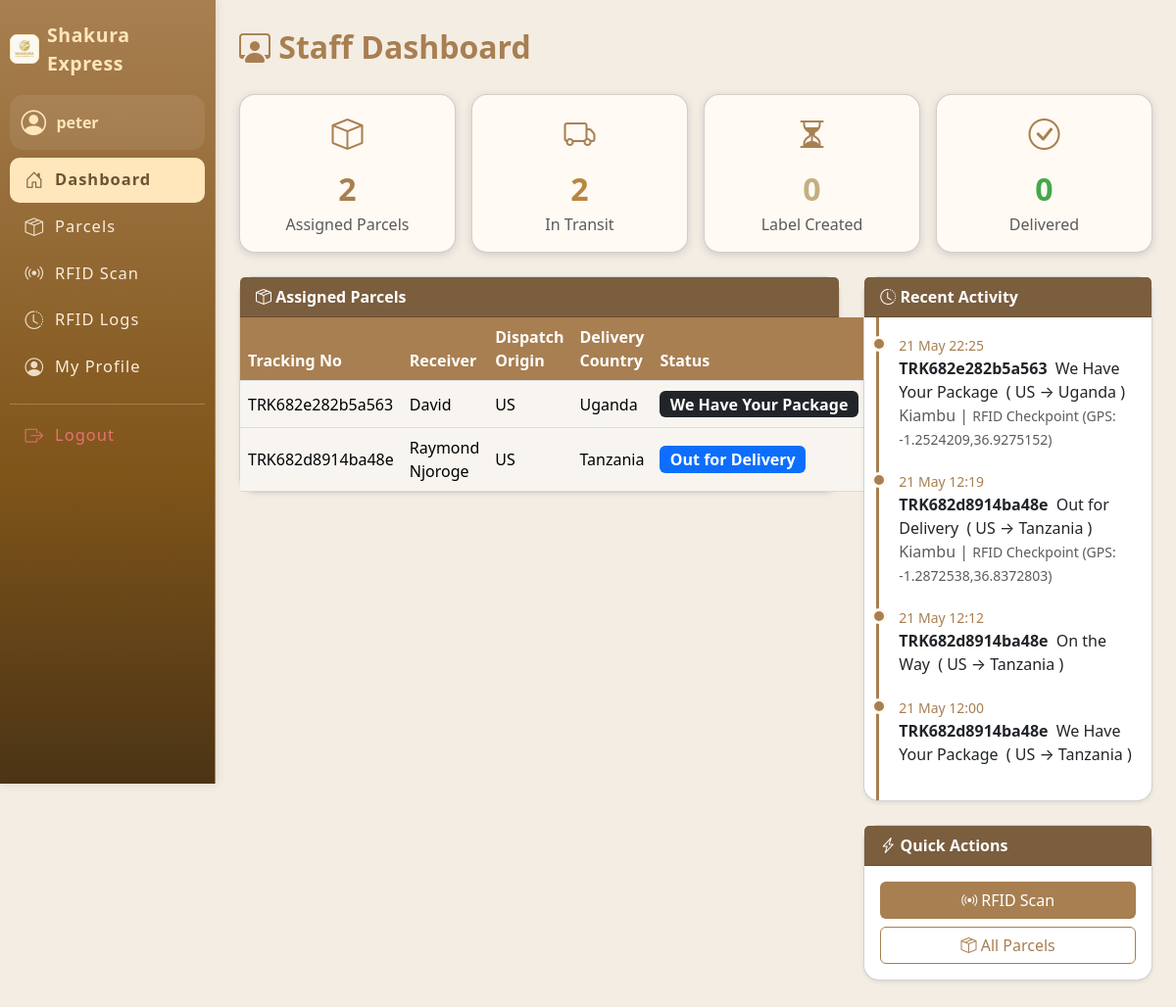
/dashboards/staff_dashboard.php (signed in), run on the app's committed database.
### tables this page shows
CREATE TABLE `users` (
  `id` int(11) NOT NULL AUTO_INCREMENT,
  `username` varchar(50) NOT NULL,
  `password` varchar(255) NOT NULL,
  `email` varchar(100) NOT NULL,
  `role` enum('admin','staff','customer') NOT NULL,
  `full_name` varchar(100) NOT NULL,
  `phone` varchar(20) DEFAULT NULL,
  `created_at` datetime DEFAULT current_timestamp(),
  `address_line1` varchar(255) DEFAULT NULL,
  `address_line2` varchar(255) DEFAULT NULL,
  `city` varchar(100) DEFAULT NULL,
  `country` varchar(100) DEFAULT NULL,
  `zip_code` varchar(20) DEFAULT NULL,
  PRIMARY KEY (`id`),
  UNIQUE KEY `username` (`username`)
);

CREATE TABLE `parcels` (
  `id` int(11) NOT NULL AUTO_INCREMENT,
  `tracking_number` varchar(30) NOT NULL,
  `sender_id` int(11) DEFAULT NULL,
  `receiver_name` varchar(100) DEFAULT NULL,
  `receiver_phone` varchar(20) DEFAULT NULL,
  `dispatch_origin` enum('US','UK','China','Dubai','Netherlands') NOT NULL,
  `delivery_country` enum('Kenya','Uganda','Tanzania') NOT NULL,
  `actual_weight` float NOT NULL,
  `length_cm` float NOT NULL,
  `width_cm` float NOT NULL,
  `height_cm` float NOT NULL,
  `volumetric_weight` float NOT NULL,
  `chargeable_weight` float NOT NULL,
  `fragile` enum('Yes','No') DEFAULT 'No',
  `price_per_kg` float NOT NULL,
  `price` decimal(10,2) NOT NULL,
  `assigned_staff` int(11) DEFAULT NULL,
  `status` enum('Label Created','We Have Your Package','On the Way','Out for Delivery','Delivered') NOT NULL DEFAULT 'Label Created',
  `created_at` datetime DEFAULT current_timestamp(),
  `delivered_at` datetime DEFAULT NULL,
  PRIMARY KEY (`id`),
  UNIQUE KEY `tracking_number` (`tracking_number`),
  KEY `sender_id` (`sender_id`),
  KEY `assigned_staff` (`assigned_staff`),
  CONSTRAINT `parcels_ibfk_1` FOREIGN KEY (`sender_id`) REFERENCES `users` (`id`) ON DELETE SET NULL,
  CONSTRAINT `parcels_ibfk_2` FOREIGN KEY (`assigned_staff`) REFERENCES `users` (`id`) ON DELETE SET NULL
);

CREATE TABLE `parcel_logs` (
  `id` int(11) NOT NULL AUTO_INCREMENT,
  `parcel_id` int(11) DEFAULT NULL,
  `status` varchar(100) DEFAULT NULL,
  `location` varchar(100) DEFAULT NULL,
  `remarks` text DEFAULT NULL,
  `gps_lat` double DEFAULT NULL,
  `gps_long` double DEFAULT NULL,
  `log_type` enum('manual','rfid','gps') DEFAULT 'manual',
  `log_time` datetime DEFAULT current_timestamp(),
  PRIMARY KEY (`id`),
  KEY `parcel_id` (`parcel_id`),
  CONSTRAINT `parcel_logs_ibfk_1` FOREIGN KEY (`parcel_id`) REFERENCES `parcels` (`id`)
);

### dashboards/staff_dashboard.php (the view, shortened to what this page needs)
<?php
include '../includes/db.php';
$user_id = $_SESSION['user_id'];
$total = $conn->query("SELECT COUNT(*) as c FROM parcels WHERE assigned_staff='$user_id'")->fetch_assoc()['c'];
$delivered = $conn->query("SELECT COUNT(*) as c FROM parcels WHERE assigned_staff='$user_id' AND status='Delivered'")->fetch_assoc()['c'];
$transit = $conn->query("SELECT COUNT(*) as c FROM parcels WHERE assigned_staff='$user_id' AND status IN('On the Way','Out for Delivery','We Have Your Package')")->fetch_assoc()['c'];
$pending = $conn->query("SELECT COUNT(*) as c FROM parcels WHERE assigned_staff='$user_id' AND status='Label Created'")->fetch_assoc()['c'];
$parcels = $conn->query("SELECT * FROM parcels WHERE assigned_staff='$user_id' ORDER BY created_at DESC LIMIT 10");
$logs = $conn->query(
    "SELECT pl.*, p.tracking_number, p.dispatch_origin, p.delivery_country FROM parcel_logs pl
     JOIN parcels p ON pl.parcel_id = p.id
     WHERE p.assigned_staff='$user_id'
     ORDER BY log_time DESC LIMIT 6"
);
?>
<!DOCTYPE html>
<html lang="en">
<head>
    <link rel="stylesheet" href="/assets/css/style.css">
    <link rel="stylesheet" href="https://cdn.jsdelivr.net/npm/bootstrap@5.3.3/dist/css/bootstrap.min.css">
    <link rel="stylesheet" href="https://cdn.jsdelivr.net/npm/bootstrap-icons@1.11.1/font/bootstrap-icons.css">
</head>
<body>
<div class="d-flex">
    <?php include '../includes/sidebar.php'; ?>
    <div class="container-fluid p-4">
        <div class="dashboard-title mb-4"><i class="bi bi-person-workspace"></i> Staff Dashboard</div>
        <div class="row mb-4 g-3">
            <div class="col-sm-6 col-lg-3">
                <div class="card card-stat text-center p-3">
                    <div class="stats-icon mb-2"><i class="bi bi-box"></i></div>
                    <div style="font-size:2em; font-weight:700; color:#a87f51;"><?= $total ?></div>
                    <div class="text-muted">Assigned Parcels</div>
                </div>
            </div>
            <div class="col-sm-6 col-lg-3">
                <div class="card card-stat text-center p-3">
                    <div class="stats-icon mb-2"><i class="bi bi-truck"></i></div>
                    <div style="font-size:2em; font-weight:700; color:#b98540;"><?= $transit ?></div>
                    <div class="text-muted">In Transit</div>
                </div>
            </div>
            <div class="col-sm-6 col-lg-3">
                <div class="card card-stat text-center p-3">
                    <div class="stats-icon mb-2"><i class="bi bi-hourglass-split"></i></div>
                    <div style="font-size:2em; font-weight:700; color:#c3b081;"><?= $pending ?></div>
                    <div class="text-muted">Label Created</div>
                </div>
            </div>
            <div class="col-sm-6 col-lg-3">
                <div class="card card-stat text-center p-3">
                    <div class="stats-icon mb-2"><i class="bi bi-check-circle"></i></div>
                    <div style="font-size:2em; font-weight:700; color:#44a84b;"><?= $delivered ?></div>
                    <div class="text-muted">Delivered</div>
                </div>
            </div>
        </div>
        <div class="row g-4">
            <div class="col-md-8">
                <div class="card shadow-sm mb-4">
                    <div class="card-header bg-brown text-white"><b><i class="bi bi-box-seam"></i> Assigned Parcels</b></div>
                    <div class="card-body p-0">
                        <table class="table table-brown mb-0 align-middle">
                            <thead>
                                <tr>
                                    <th>Tracking No</th>
                                    <th>Receiver</th>
                                    <th>Dispatch Origin</th>
                                    <th>Delivery Country</th>
                                    <th>Status</th>
                                    <th>Action</th>
                                </tr>
                            </thead>
                            <tbody>
                                <?php while($p = $parcels->fetch_assoc()): ?>
                                <tr>
                                    <td><?= htmlspecialchars($p['tracking_number']) ?></td>
                                    <td><?= htmlspecialchars($p['receiver_name']) ?></td>
                                    <td><?= htmlspecialchars($p['dispatch_origin']) ?></td>
                                    <td><?= htmlspecialchars($p['delivery_country']) ?></td>
                                    <td>
                                        <?php
                                        $badge = 'secondary';
                                        $status = $p['status'];
                                        if($status == 'Delivered') $badge = 'success';
                                        elseif($status == 'Label Created') $badge = 'warning';
                                        elseif($status == 'On the Way') $badge = 'info';
                                        elseif($status == 'Out for Delivery') $badge = 'primary';
                                        elseif($status == 'We Have Your Package') $badge = 'dark';
                                        ?>
                                        <span class="badge bg-<?= $badge ?> badge-status"><?= htmlspecialchars($status) ?></span>
                                    </td>
                                    <td>
                                        <a href="../parcels/edit_parcel.php?id=<?= $p['id'] ?>" class="btn btn-sm btn-brown">Update</a>
                                    </td>
                                </tr>
                                <?php endwhile; ?>
                            </tbody>
                        </table>
                    </div>
                </div>
            </div>
            <div class="col-md-4">
                <div class="card shadow-sm mb-4">
                    <div class="card-header bg-brown text-white"><b><i class="bi bi-clock-history"></i> Recent Activity</b></div>
                    <div class="card-body timeline">
                        <?php while($l = $logs->fetch_assoc()): ?>
                            <div class="timeline-entry">
                                <div><span class="small"><?= date('d M H:i', strtotime($l['log_time'])) ?></span></div>
                                <div>
                                    <span class="fw-bold text-brown"><?= htmlspecialchars($l['tracking_number']) ?></span>
                                    <span class="ms-1"><?= htmlspecialchars($l['status']) ?></span>
                                    <span class="ms-1">(
                                        <?= htmlspecialchars($l['dispatch_origin']) ?> → <?= htmlspecialchars($l['delivery_country']) ?>
                                    )</span>
                                </div>
                                <div class="text-muted"><?= htmlspecialchars($l['location']) ?>
                                    <?php if(!empty($l['remarks'])): ?>
                                    | <small><?= htmlspecialchars($l['remarks']) ?></small>
                                    <?php endif; ?>
                                </div>
                            </div>
                        <?php endwhile; ?>
                    </div>
                </div>
                <div class="card shadow-sm mb-4">
                    <div class="card-header bg-brown text-white"><b><i class="bi bi-lightning-charge"></i> Quick Actions</b></div>
                    <div class="card-body text-center">
                        <a href="../rfid/scan.php" class="btn btn-brown mb-2 w-100"><i class="bi bi-broadcast"></i> RFID Scan</a>
                        <a href="../parcels/view_parcel.php" class="btn btn-outline-brown w-100"><i class="bi bi-box-seam"></i> All Parcels</a>
                    </div>
                </div>
            </div>
        </div>
    </div>
</div>
</body>
</html>

### includes/sidebar.php (shortened to what this page needs)
<?php
$role = $_SESSION['role'];
$user_id = $_SESSION['user_id'] ?? null;
require_once '../includes/db.php';
$user_name = '';
if ($user_id) {
    $user_res = $conn->query("SELECT username FROM users WHERE id=$user_id");
    if ($user_res && $user_res->num_rows) {
        $u = $user_res->fetch_assoc();
        $user_name = htmlspecialchars($u['username']);
    }
}
?>
<head>
    <link rel="stylesheet" href="https://cdn.jsdelivr.net/npm/bootstrap-icons@1.11.3/font/bootstrap-icons.min.css">
    <link rel="stylesheet" href="../assets/css/style.css">
</head>
<nav class="sidebar">
    <div class="sidebar-brand">
        <img src="../assets/images/logo.jpeg" width="30" alt="Logo" style="border-radius:7px; background:#fff6eb; border:1.3px solid #ffe6bb;">
        <span>Shakura Express</span>
    </div>
    <div class="user-mini-profile mb-2">
        <i class="bi bi-person-circle"></i>
        <div class="user-details">
            <span><?= $user_name ?: ucfirst($role) ?></span>
        </div>
    </div>
    <ul class="nav flex-column">
        <?php if($role=='admin'): ?>
            <li><a href="../dashboards/admin_dashboard.php" class="nav-link<?=strpos($_SERVER['PHP_SELF'],'admin_dashboard.php')!==false?' active':''?>"><i class="bi bi-house-door"></i> Dashboard</a></li>
            <li><a href="../users/profile.php" class="nav-link<?=strpos($_SERVER['PHP_SELF'],'profile.php')!==false?' active':''?>"><i class="bi bi-person-circle"></i> My Profile</a></li>
            <hr>
            <li><a href="../parcels/add_parcel.php" class="nav-link<?=strpos($_SERVER['PHP_SELF'],'add_parcel.php')!==false?' active':''?>"><i class="bi bi-plus-square"></i> Add Parcel</a></li>
            <li><a href="../parcels/view_parcel.php" class="nav-link<?=strpos($_SERVER['PHP_SELF'],'view_parcel.php')!==false?' active':''?>"><i class="bi bi-box-seam"></i> View Parcels</a></li>
            <li><a href="../pricing/set_pricing.php" class="nav-link<?=strpos($_SERVER['PHP_SELF'],'set_pricing.php')!==false?' active':''?>"><i class="bi bi-cash-coin"></i> Set Pricing</a></li>
            <li><a href="../invoices/view_invoice.php" class="nav-link<?=strpos($_SERVER['PHP_SELF'],'view_invoice.php')!==false?' active':''?>"><i class="bi bi-file-earmark-text"></i> All Invoices</a></li>
            <hr>
            <li><a href="../rfid/logs.php" class="nav-link<?=strpos($_SERVER['PHP_SELF'],'logs.php')!==false?' active':''?>"><i class="bi bi-broadcast"></i> RFID Logs</a></li>
            <li><a href="../users/manage.php" class="nav-link<?=strpos($_SERVER['PHP_SELF'],'manage.php')!==false?' active':''?>"><i class="bi bi-people"></i> Manage Users</a></li>
        <?php elseif($role=='staff'): ?>
            <li><a href="../dashboards/staff_dashboard.php" class="nav-link<?=strpos($_SERVER['PHP_SELF'],'staff_dashboard.php')!==false?' active':''?>"><i class="bi bi-house-door"></i> Dashboard</a></li>
            <li><a href="../parcels/view_parcel.php" class="nav-link<?=strpos($_SERVER['PHP_SELF'],'view_parcel.php')!==false?' active':''?>"><i class="bi bi-box-seam"></i>Parcels</a></li>
            <li><a href="../rfid/scan.php" class="nav-link<?=strpos($_SERVER['PHP_SELF'],'scan.php')!==false?' active':''?>"><i class="bi bi-broadcast"></i> RFID Scan</a></li>
            <li><a href="../rfid/logs.php" class="nav-link<?=strpos($_SERVER['PHP_SELF'],'logs.php')!==false?' active':''?>"><i class="bi bi-clock-history"></i> RFID Logs</a></li>
            <li><a href="../users/profile.php" class="nav-link<?=strpos($_SERVER['PHP_SELF'],'profile.php')!==false?' active':''?>"><i class="bi bi-person-circle"></i> My Profile</a></li>
        <?php endif; ?>
        <hr>
        <li><a href="../auth/logout.php" class="nav-link text-danger"><i class="bi bi-box-arrow-right"></i> Logout</a></li>
    </ul>
</nav>

### data on the page
users: username "peter"
parcels: tracking_number "TRK682e282b5a563", receiver_name "David", dispatch_origin "US", delivery_country "Uganda", status "We Have Your Package"
parcels: tracking_number "TRK682d8914ba48e", receiver_name "Raymond Njoroge", dispatch_origin "US", delivery_country "Tanzania", status "Out for Delivery"
parcel_logs: log_time "21 May 22:25", parcel.tracking_number "TRK682e282b5a563", status "We Have Your Package", parcel.dispatch_origin "US", parcel.delivery_country "Uganda", location "Kiambu", remarks "RFID Checkpoint (GPS: -1.2524209,36.9275152)"
parcel_logs: log_time "21 May 12:19", parcel.tracking_number "TRK682d8914ba48e", status "Out for Delivery", parcel.dispatch_origin "US", parcel.delivery_country "Tanzania", location "Kiambu", remarks "RFID Checkpoint (GPS: -1.2872538,36.8372803)"
parcel_logs: log_time "21 May 12:12", parcel.tracking_number "TRK682d8914ba48e", status "On the Way", parcel.dispatch_origin "US", parcel.delivery_country "Tanzania"
parcel_logs: log_time "21 May 12:00", parcel.tracking_number "TRK682d8914ba48e", status "We Have Your Package", parcel.dispatch_origin "US", parcel.delivery_country "Tanzania"

### other printed values
$total "2"
$transit "2"
$pending "0"
$delivered "0"
